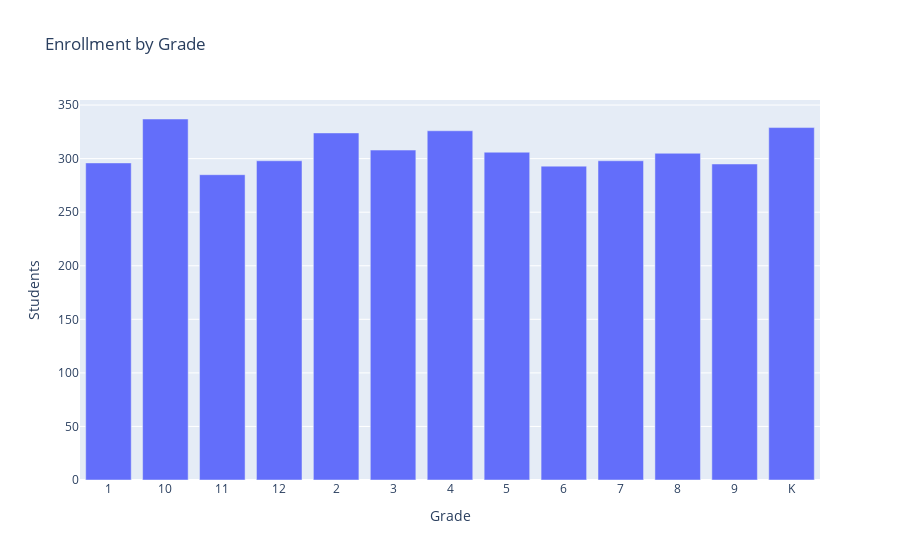

Source (notebook cell):
### Markdown cell above
I'll next create a bar graph of these enrollment totals in which the order of the bars doesn't match the order of the grades found in the source DataFrame. This will allow me to demonstrate how to correctly reorder them.

### Code cell
# Sorting the DataFrame by grade reinstates the incorrect alphabetical sort.
# This sort was added in *only* so that I could show how to properly reorder
# the bars. Without this sort_values() call, the bars would have appeared
# in the correct chronological order by default.

fig_enrollment_by_grade = px.bar(df_enrollment_by_grade.sort_values(
    'Grade'), x = 'Grade', y = 'Students', title = 'Enrollment by Grade')

fig_enrollment_by_grade

### Figure 1 — Plotly figure (JSON) as saved in the notebook; plotly's stock layout.template omitted (floating-point values rounded to 4 significant figures)
{"data": [{"alignmentgroup": "True", "hovertemplate": "Grade=%{x}<br>Students=%{y}<extra></extra>", "legendgroup": "", "marker": {"color": "#636efa", "pattern": {"shape": ""}}, "name": "", "offsetgroup": "", "orientation": "v", "showlegend": false, "textposition": "auto", "type": "bar", "x": ["1", "10", "11", "12", "2", "3", "4", "5", "6", "7", "8", "9", "K"], "xaxis": "x", "y": [296, 337, 285, 298, 324, 308, 326, 306, 293, 298, 305, 295, 329], "yaxis": "y"}], "layout": {"barmode": "relative", "legend": {"tracegroupgap": 0}, "title": {"text": "Enrollment by Grade"}, "xaxis": {"anchor": "y", "domain": [0, 1], "title": {"text": "Grade"}}, "yaxis": {"anchor": "x", "domain": [0, 1], "title": {"text": "Students"}}}}
